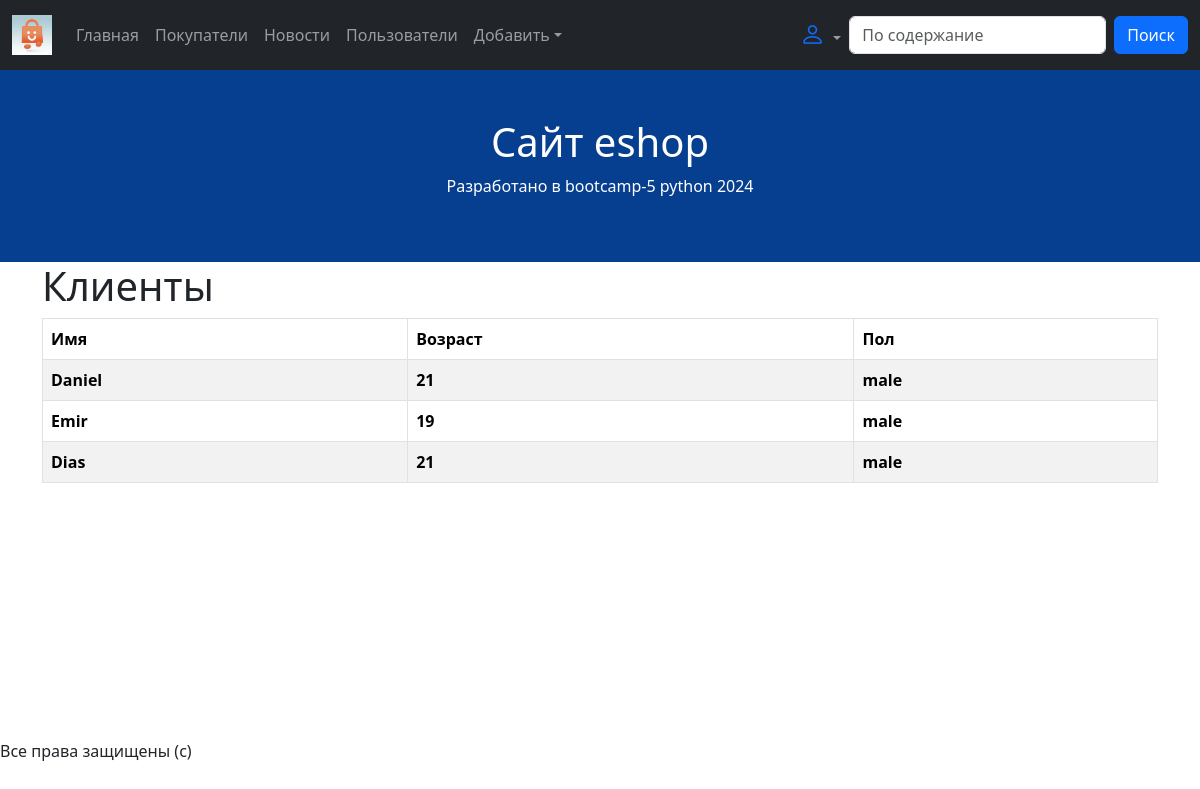
/costumers/, run on an earlier commit of the app's database.
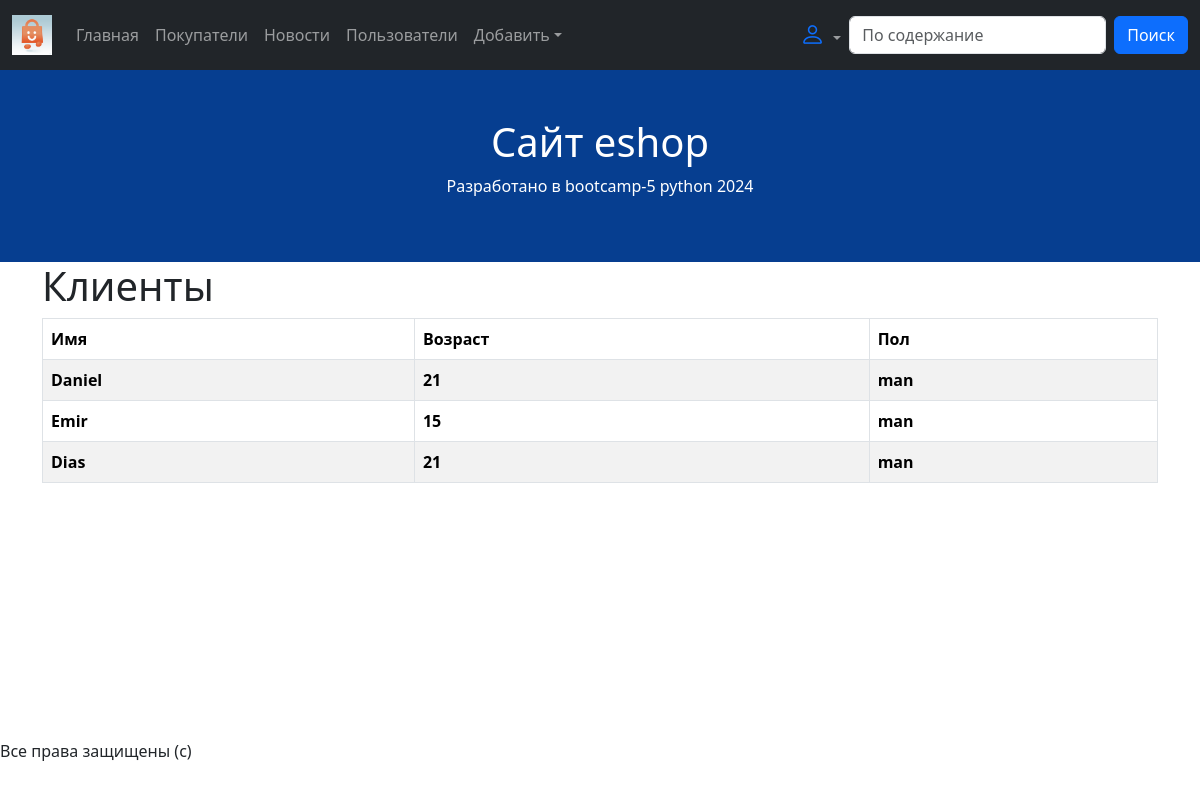
And on a later commit of the database.
### costumerapp/models.py (models this page shows, shortened)
class Costumer(models.Model):
    name = models.CharField(max_length=100)
    age = models.IntegerField()
    gender = models.CharField(max_length=50)
    user = models.OneToOneField(  # costumer_1 = Costumer() # costumer.user # user = User() # user.costumer
        to=User,
        on_delete=models.SET_NULL,
        null=True, blank=True
    )

### costumerapp/views.py (the view)
# urls.py: path('costumers/', costumer_view, name='costumer-list'),
def costumer_view(request):
    costumer_list = Costumer.objects.all()
    context = {"costumer_list": costumer_list}
    return render(request, 'costumers.html', context)

### costumerapp/templates/costumers.html
{% extends 'base.html' %}
{% block content %}
<h1>Клиенты</h1>
<table class="table table-striped table-bordered table-hover">
	<thead>
		<tr>
			<th>Имя</th>
			<th>Возраст</th>
			<th>Пол</th>
		</tr>
	</thead>
	<tbody>
		{% for costumer in costumer_list %}
		<tr>
			<th>{{ costumer.name }}</th>
			<th>{{ costumer.age }}</th>
			<th>{{ costumer.gender }}</th>
		</tr>
		{% endfor %}
	</tbody>
</table>
{% endblock %}

What changed in the data, as far as the page shows it:
changed Costumer "Daniel": gender "male" → "man"
changed Costumer "Emir": age "19" → "15"; gender "male" → "man"
changed Costumer "Dias": gender "male" → "man"
